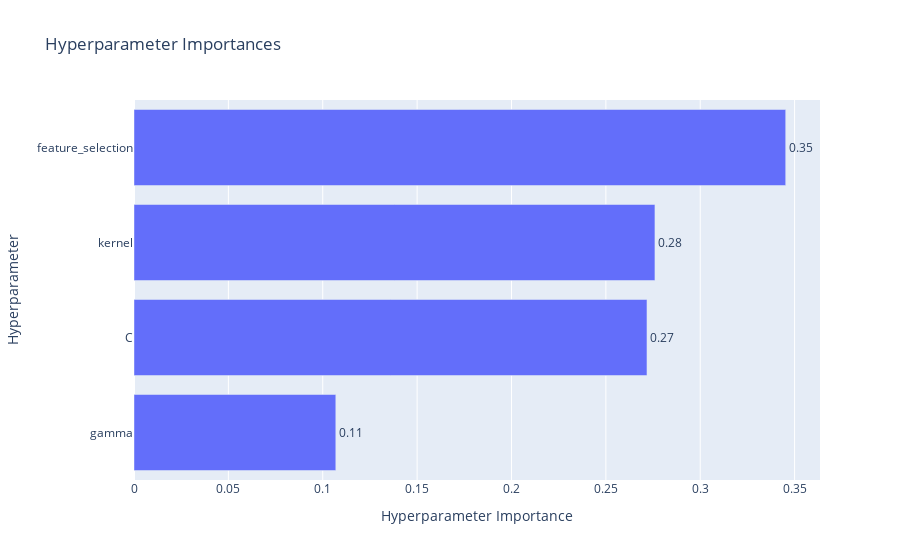
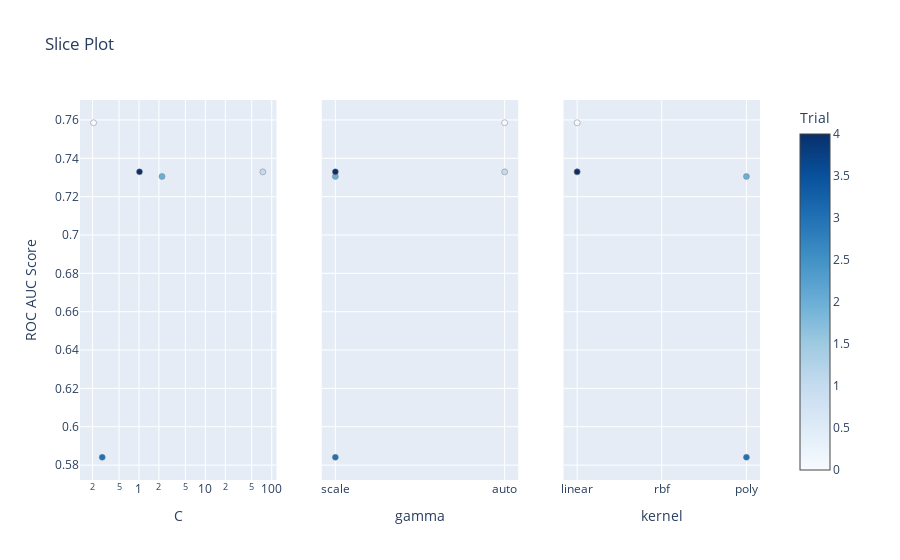

Notebook cell for these charts, in order:
### Markdown cell above
# Visualization

### Code cell
# 1. Parameter Importance Plot
fig = vis.plot_param_importances(study, target_name="ROC AUC Score")
fig.show()

# 2. Slice Plot (Best for seeing individual parameter effects)
fig = vis.plot_slice(
    study,
    params=['kernel', 'C', 'gamma'],
    target_name="ROC AUC Score"
)
fig.show()

### Figure 1 — Plotly figure (JSON) as saved in the notebook; plotly's stock layout.template omitted (floating-point values rounded to 4 significant figures)
{"data": [{"cliponaxis": false, "hovertemplate": ["gamma (CategoricalDistribution): 0.10692282827416393<extra></extra>", "C (FloatDistribution): 0.27178657469653666<extra></extra>", "kernel (CategoricalDistribution): 0.2760056232893313<extra></extra>", "feature_selection (CategoricalDistribution): 0.3452849737399681<extra></extra>"], "name": "ROC AUC Score", "orientation": "h", "text": ["0.11", "0.27", "0.28", "0.35"], "textposition": "outside", "type": "bar", "x": [0.1069, 0.2718, 0.276, 0.3453], "y": ["gamma", "C", "kernel", "feature_selection"]}], "layout": {"title": {"text": "Hyperparameter Importances"}, "xaxis": {"title": {"text": "Hyperparameter Importance"}}, "yaxis": {"title": {"text": "Hyperparameter"}}}}

### Figure 2 — Plotly figure (JSON) as saved in the notebook; plotly's stock layout.template omitted (floating-point values rounded to 4 significant figures)
{"data": [{"marker": {"color": [0, 1, 2, 3, 4], "colorbar": {"title": {"text": "Trial"}, "x": 1, "xpad": 40}, "colorscale": [[0, "rgb(247,251,255)"], [0.125, "rgb(222,235,247)"], [0.25, "rgb(198,219,239)"], [0.375, "rgb(158,202,225)"], [0.5, "rgb(107,174,214)"], [0.625, "rgb(66,146,198)"], [0.75, "rgb(33,113,181)"], [0.875, "rgb(8,81,156)"], [1, "rgb(8,48,107)"]], "line": {"color": "Grey", "width": 0.5}, "showscale": true}, "mode": "markers", "name": "Feasible Trial", "showlegend": false, "type": "scatter", "x": [0.2069, 73.6, 2.224, 0.2795, 1.018], "xaxis": "x", "y": [0.7585, 0.7329, 0.7305, 0.5841, 0.7329], "yaxis": "y"}, {"marker": {"color": [0, 1, 2, 3, 4], "colorbar": {"title": {"text": "Trial"}, "x": 1, "xpad": 40}, "colorscale": [[0, "rgb(247,251,255)"], [0.125, "rgb(222,235,247)"], [0.25, "rgb(198,219,239)"], [0.375, "rgb(158,202,225)"], [0.5, "rgb(107,174,214)"], [0.625, "rgb(66,146,198)"], [0.75, "rgb(33,113,181)"], [0.875, "rgb(8,81,156)"], [1, "rgb(8,48,107)"]], "line": {"color": "Grey", "width": 0.5}, "showscale": false}, "mode": "markers", "name": "Feasible Trial", "showlegend": false, "type": "scatter", "x": ["auto", "auto", "scale", "scale", "scale"], "xaxis": "x2", "y": [0.7585, 0.7329, 0.7305, 0.5841, 0.7329], "yaxis": "y2"}, {"marker": {"color": [0, 1, 2, 3, 4], "colorbar": {"title": {"text": "Trial"}, "x": 1, "xpad": 40}, "colorscale": [[0, "rgb(247,251,255)"], [0.125, "rgb(222,235,247)"], [0.25, "rgb(198,219,239)"], [0.375, "rgb(158,202,225)"], [0.5, "rgb(107,174,214)"], [0.625, "rgb(66,146,198)"], [0.75, "rgb(33,113,181)"], [0.875, "rgb(8,81,156)"], [1, "rgb(8,48,107)"]], "line": {"color": "Grey", "width": 0.5}, "showscale": false}, "mode": "markers", "name": "Feasible Trial", "showlegend": false, "type": "scatter", "x": ["linear", "linear", "poly", "poly", "linear"], "xaxis": "x3", "y": [0.7585, 0.7329, 0.7305, 0.5841, 0.7329], "yaxis": "y3"}], "layout": {"title": {"text": "Slice Plot"}, "xaxis": {"anchor": "y", "domain": [0, 0.2889], "title": {"text": "C"}, "type": "log"}, "xaxis2": {"anchor": "y2", "categoryarray": ["scale", "auto"], "categoryorder": "array", "domain": [0.3556, 0.6444], "title": {"text": "gamma"}, "type": "category"}, "xaxis3": {"anchor": "y3", "categoryarray": ["linear", "rbf", "poly"], "categoryorder": "array", "domain": [0.7111, 1], "title": {"text": "kernel"}, "type": "category"}, "yaxis": {"anchor": "x", "domain": [0, 1], "title": {"text": "ROC AUC Score"}}, "yaxis2": {"anchor": "x2", "domain": [0, 1], "matches": "y", "showticklabels": false}, "yaxis3": {"anchor": "x3", "domain": [0, 1], "matches": "y", "showticklabels": false}}}
